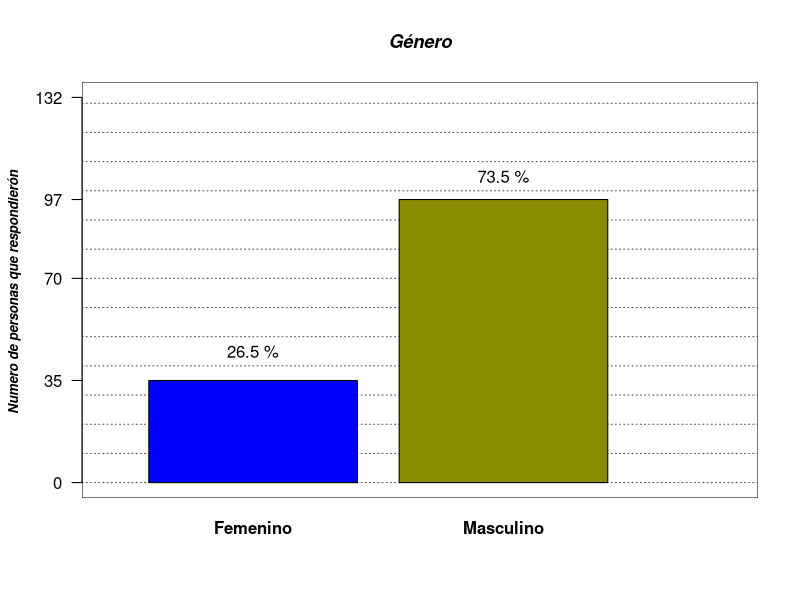
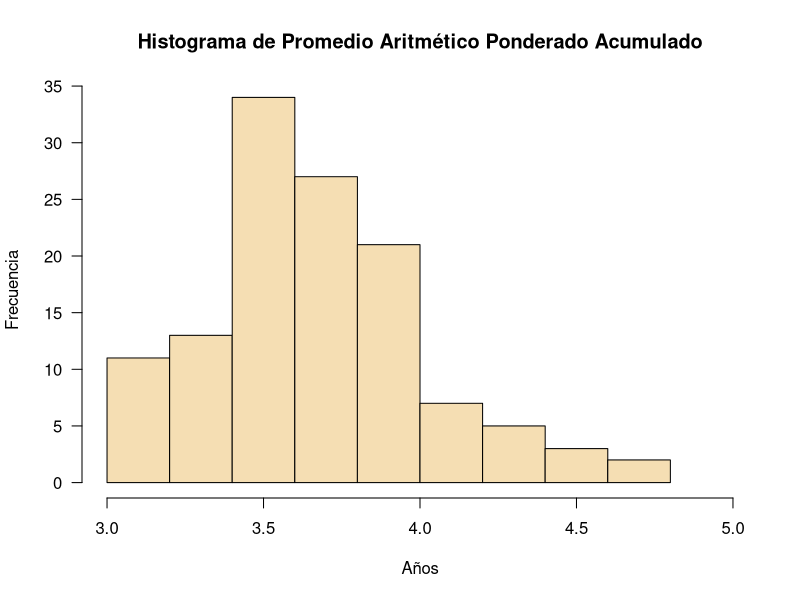
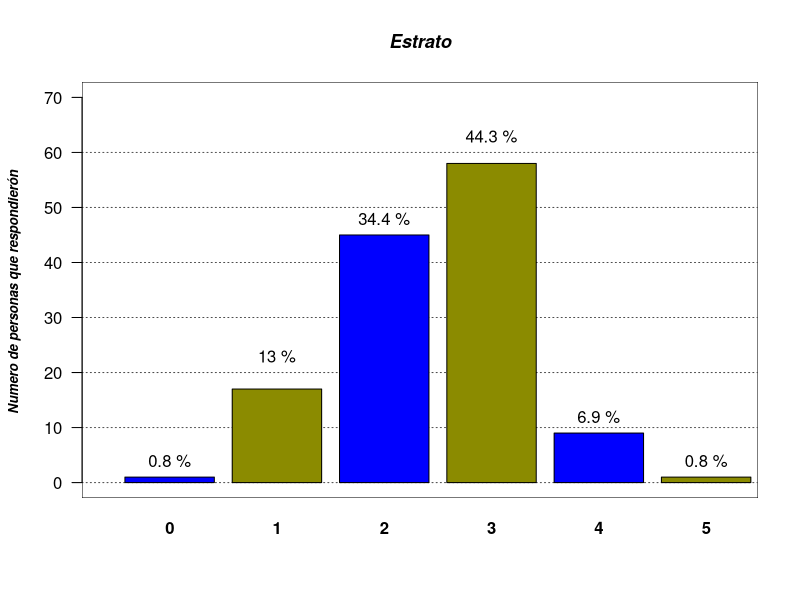
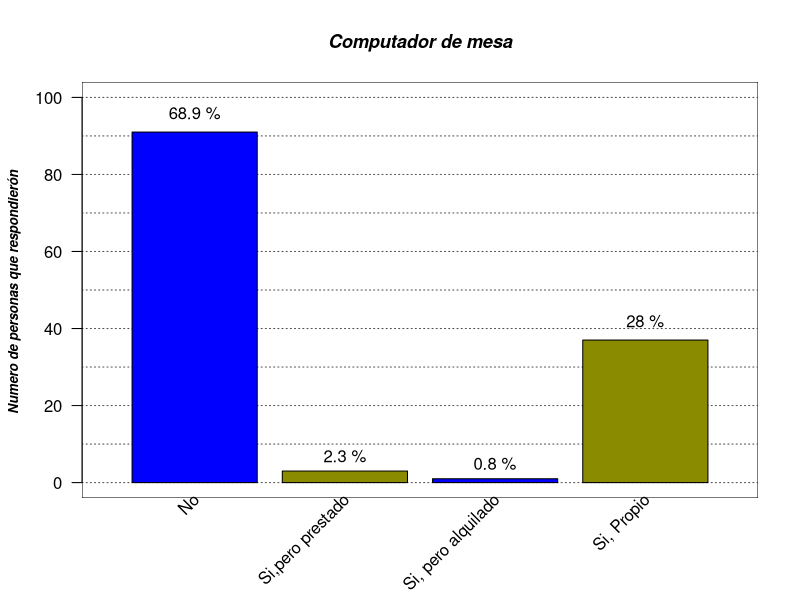
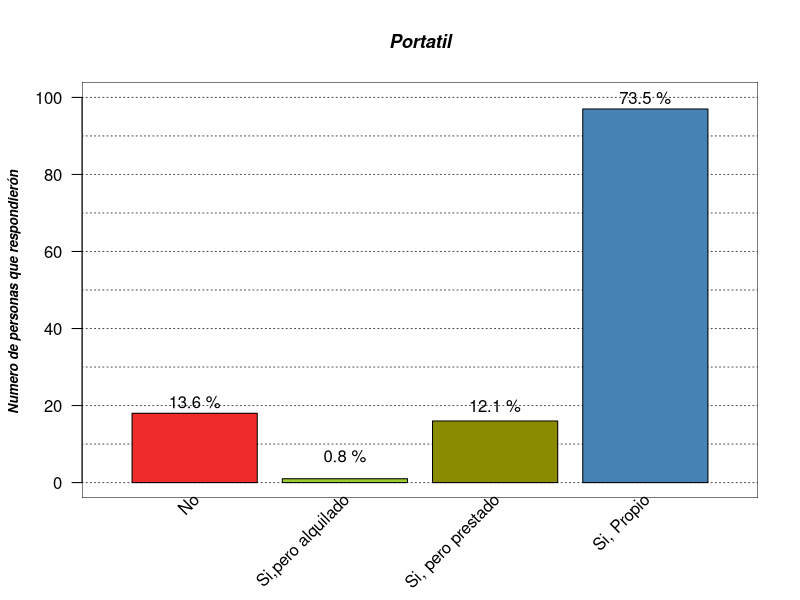
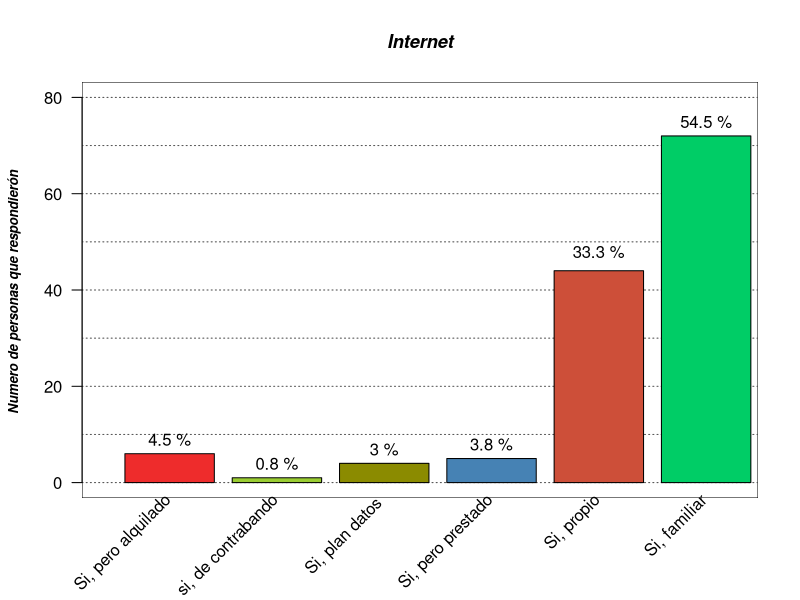
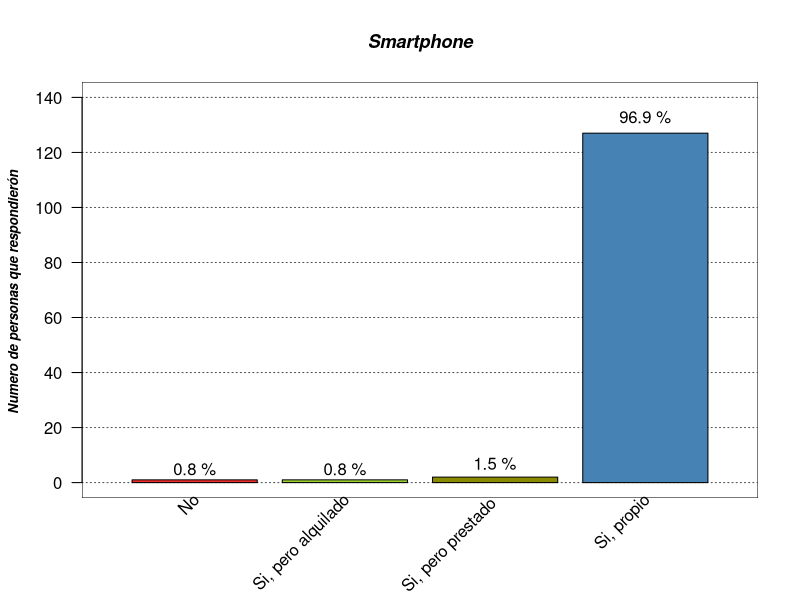
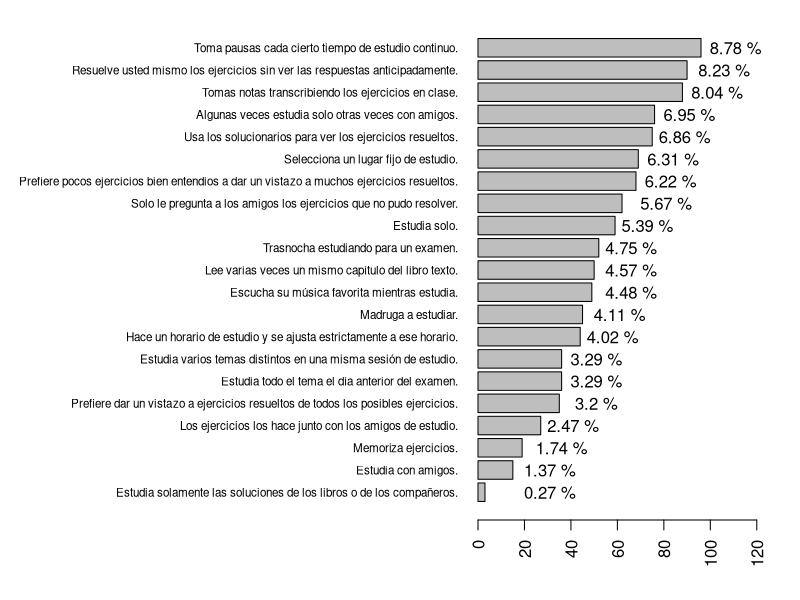

Recreate these plots in R, in order.
## ---- chunk 1
knitr::opts_chunk$set(echo = FALSE,
                      message = FALSE,
                      warning = FALSE)
## ---- chunk 2
library(knitr)
encuesta <- read.csv2("Encuesta_habitos_dep.csv", 
                       encoding = "UTF-8",
                       dec = ".")
## ---- chunk 3
#grafica de variable genero

par(bg="white")
plot(seq(0,3, length.out = 132), seq(0,132, length.out = 132), type="n",
     main   = "Género",
     
     font.main = 4,
     font.lab  = 4,
     cex.main  = 1.1,
     cex.lab   = 0.8,
     cex.sub   = 0.8,
     axes      = FALSE,
     xlab      = " ",
     ylab      = "Numero de personas que respondierón ",
     
     )

rect(par("usr")[1],par("usr")[3],par("usr")[2],par("usr")[4],col="white")

abline(h   = seq(0,132,10), 
       col = rep("grey30",17), 
       lty = 3,
       
       )

#guardar los datos de la columna en una tabla
genero <- table(encuesta$genero)

#mostramos con barplot la tabla1
grafica_genero <- barplot(genero,
                col       = c("blue", "yellow4"),
                font.axis = 2,
                axes      = FALSE,
                add       = TRUE
                )
axis(2, at = c(0,35,70,97,132),las = 1)

text(grafica_genero,
     c(45,105),
     labels = paste(round((genero/sum(genero)*100),1),"%")
     )
## ---- chunk 4
papa <- as.numeric(encuesta$PAPA)

par(bg = "white")

hist(papa, main = "Histograma de Promedio Aritmético Ponderado Acumulado",
     xlab = "Años", ylab = "Frecuencia",
     border = "black",
     col = "wheat",
     las =1,
     xlim = c(3,5))
## ---- chunk 5


par(bg="white")
plot(seq(0,10, length.out = 60), seq(0,6, length.out = 60), type="n",
     main   = "Estrato",
     
     font.main = 4,
     font.lab  = 4,
     cex.main  = 1.1,
     cex.lab   = 0.8,
     cex.sub   = 0.8,
     axes      = FALSE,
     xlab      = " ",
     ylab      = "Numero de personas que respondierón ",
     xlim = c(0,7),
     ylim = c(0,70)
     )

rect(par("usr")[1],par("usr")[3],par("usr")[2],par("usr")[4],col="white")

abline(h   = seq(0,60,10), 
       col = rep("grey30",17), 
       lty = 3,
       
       )

#guardar los datos de la columna en una tabla
estrato <- table(encuesta$estrato)

#mostramos con barplot la tabla1
Barras_estrato <- barplot(estrato,
                col       = c("blue", "yellow4"),
                font.axis = 2,
                axes      = FALSE,
                add       = TRUE,
                xlim = c(0,5)
                )
axis(2, at = c(),las = 1)

text(Barras_estrato,
     c(4,23,48,63,12),
     labels = paste(round((estrato/sum(estrato)*100),1),"%")
     )

## ---- chunk 6
par(bg="white")
plot(seq(0,10, length.out = 60), seq(0,6, length.out = 60), type="n",
     main   = "Computador de mesa",
     
     font.main = 4,
     font.lab  = 4,
     cex.main  = 1.1,
     cex.lab   = 0.8,
     cex.sub   = 0.8,
     axes      = FALSE,
     xlab      = " ",
     ylab      = "Numero de personas que respondierón ",
     xlim = c(0,5),
     ylim = c(0,100)
     )

rect(par("usr")[1],par("usr")[3],par("usr")[2],par("usr")[4],col="white")

abline(h   = seq(0,100,10), 
       col = rep("grey30",17), 
       lty = 3,
       
       )

#guardar los datos de la columna en una tabla
computador_Mesa <- table(encuesta$computador_mesa)

#mostramos con barplot la tabla1
Barras_computador <- barplot(computador_Mesa,
                col       = c("blue", "yellow4"),
                font.axis = 2,
                axes      = FALSE,
                add       = TRUE,
                xlim = c(0,5),
                names.arg = ""
                )
axis(2, at = c(),las = 1)

text(Barras_estrato,
     c(96,7,5,42),
     labels = paste(round((computador_Mesa/sum(computador_Mesa)*100),1),"%")
     )

text(Barras_computador+0.1,
     par("usr")[3],0.4,
     labels = c("No","Si,pero prestado","Si, pero alquilado","Si, Propio"),
     srt = 45,
     pos = 2,
     xpd = TRUE)
## ---- chunk 7
#Grafica variable portatil

par(bg = "white")
plot(seq(0,10, length.out = 60), seq(0,6, length.out = 60), type="n",
     main   = "Portatil",
     
     font.main = 4,
     font.lab  = 4,
     cex.main  = 1.1,
     cex.lab   = 0.8,
     cex.sub   = 0.8,
     axes      = FALSE,
     xlab      = " ",
     ylab      = "Numero de personas que respondierón ",
     xlim = c(0,5),
     ylim = c(0,100)
     )

rect(par("usr")[1],par("usr")[3],par("usr")[2],par("usr")[4],col="white")

abline(h   = seq(0,100,10), 
       col = rep("grey30",17), 
       lty = 3,
       
       )


Portatil <- table(encuesta$portatil)

Barras_Portatil <- barplot(Portatil,
                           col       = c("firebrick2", "olivedrab3", "yellow4", "steelblue"),
                font.axis = 2,
                axes      = FALSE,
                add       = TRUE,
                xlim = c(0,5),
                names.arg = ""
                )
axis(2, at = c(),las = 1)

text(Barras_Portatil,
     c(21,7,20,100),
     labels = paste(round((Portatil/sum(Portatil)*100),1),"%")
     )

text(Barras_Portatil+0.1,
     par("usr")[3],0.4,
     labels = c("No","Si,pero alquilado","Si, pero prestado","Si, Propio"),
     srt = 45,
     pos = 2,
     xpd = TRUE)

## ---- chunk 8
#Grafica variable internet

par(bg = "white")
plot(seq(0,10, length.out = 60), seq(0,6, length.out = 60), type="n",
     main   = "Internet",
     
     font.main = 4,
     font.lab  = 4,
     cex.main  = 1.1,
     cex.lab   = 0.8,
     cex.sub   = 0.8,
     axes      = FALSE,
     xlab      = " ",
     ylab      = "Numero de personas que respondierón ",
     xlim = c(0,7),
     ylim = c(0,80)
     )

rect(par("usr")[1],par("usr")[3],par("usr")[2],par("usr")[4],col="white")

abline(h   = seq(0,100,10), 
       col = rep("grey30",17), 
       lty = 3,
       
       )

internet <- table(encuesta$internet)

Barras_internet <- barplot(internet,
                           col       = c("firebrick2", "olivedrab3", "yellow4", "steelblue", "tomato3", "springgreen3"),
                font.axis = 2,
                axes      = FALSE,
                add       = TRUE,
                xlim = c(0,5),
                names.arg = ""
                )
axis(2, at = c(),las = 1)

text(Barras_internet,
     c(9, 4, 7, 8, 48, 75),
     labels = paste(round((internet/sum(internet)*100),1),"%")
     )

text(Barras_internet+0.1,
     par("usr")[3],0.4,
     labels = c("Si, pero alquilado", "si, de contrabando","Si, plan datos ","Si, pero prestado", "Si, propio", "Si, familiar"),
     srt = 45,
     pos = 2,
     xpd = TRUE)

## ---- chunk 9
#Grafica variable Smartphone

par(bg = "white")
plot(seq(0,10, length.out = 60), seq(0,6, length.out = 60), type="n",
     main   = "Smartphone",
     
     font.main = 4,
     font.lab  = 4,
     cex.main  = 1.1,
     cex.lab   = 0.8,
     cex.sub   = 0.8,
     axes      = FALSE,
     xlab      = " ",
     ylab      = "Numero de personas que respondierón ",
     xlim = c(0,5),
     ylim = c(0,140)
     )

rect(par("usr")[1],par("usr")[3],par("usr")[2],par("usr")[4],col="white")

abline(h   = seq(0,140,20), 
       col = rep("grey30",17), 
       lty = 3,
       
       )

Smartphone <- table(encuesta$smartphone)

Barras_smartphone <- barplot(Smartphone,
                           col       = c("firebrick2", "olivedrab3", "yellow4", "steelblue"),
                font.axis = 2,
                axes      = FALSE,
                add       = TRUE,
                xlim = c(0,5),
                names.arg = ""
                )
axis(2, at = c(),las = 1)

text(Barras_smartphone,
     c(5, 5, 7, 133),
     labels = paste(round((Smartphone/sum(Smartphone)*100),1),"%")
     )

text(Barras_smartphone+0.1,
     par("usr")[3],0.4,
     labels = c("No", "Si, pero alquilado", "Si, pero prestado ","Si, propio"),
     srt = 45,
     pos = 2,
     xpd = TRUE)


## ---- chunk 10
combinar<- with(encuesta, c(habito_1,habito_2,habito_3,habito_4
                          ,habito_5,habito_6,habito_7,habito_8,habito_9
                          ,habito_10,habito_11,habito_12,habito_13,habito_14
                          ,habito_15,habito_16,habito_17))

tabla <- sort(table(combinar))
par(mar=c(4,23.9,1,1))
graficaber <-barplot(tabla, las = 2, cex.names = 0.7,cex.axis = 1,horiz = TRUE,xlim = c(0,130))

text(c(30,30,35,40,50,50,50,57,60,65,65,65,72,80,82,83,88,90,102,105,110)+1,graficaber,
     labels = paste(round(tabla/sum(tabla)*100,2),"%")
     )


## ---- chunk 11
kable(tabla,col.names = c("Habito","Número de respuestas"))
## ---- chunk 12
tabla9<- sort(table(encuesta$aleatorio))
grafica9<-barplot(tabla9,las=2)
